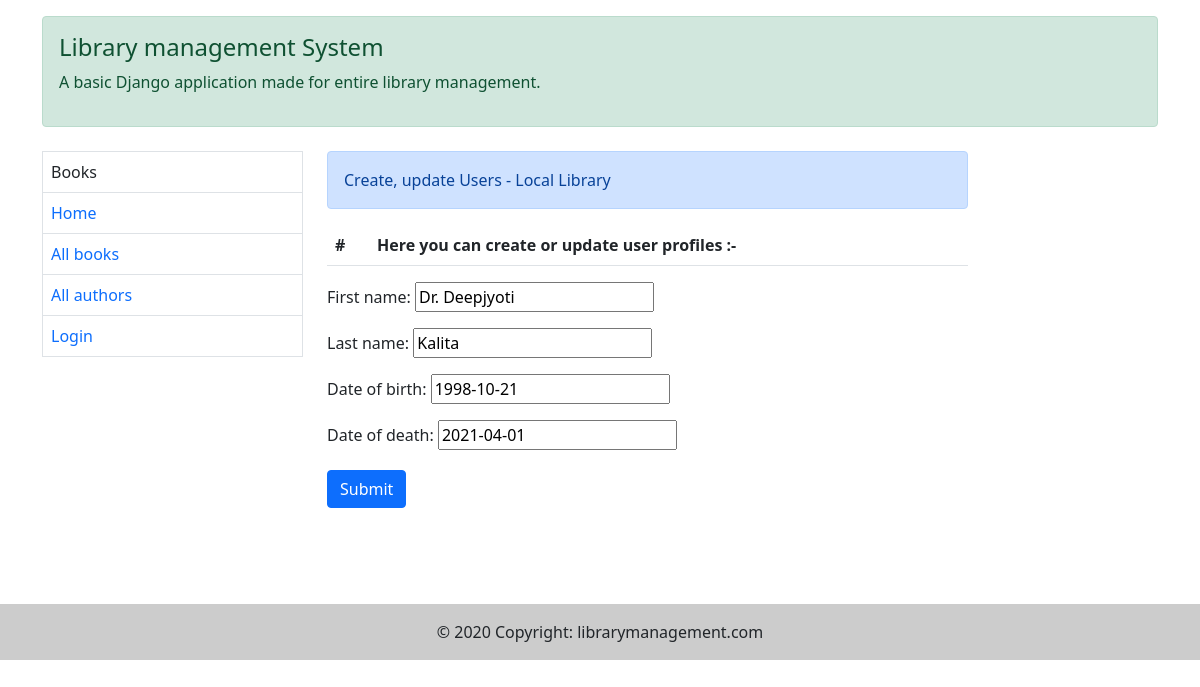
Page /catalog/author/1/update/ on the earlier database version.
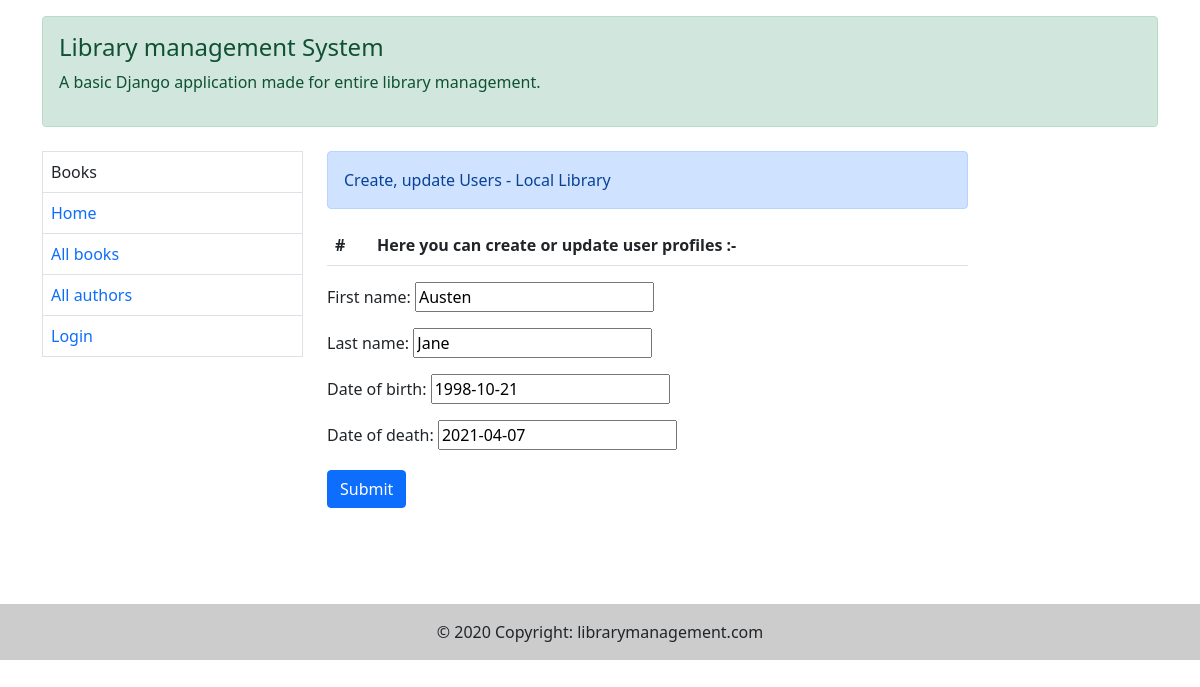
Same page on the later database version.
### catalog/models.py (models this page shows, shortened)
class Author(models.Model):
    first_name = models.CharField(max_length=100)
    last_name = models.CharField(max_length=100)
    date_of_birth = models.DateField(null=True, blank=True)
    date_of_death = models.DateField('Date of death', null=True, blank=True)
    class Meta:
        ordering = ['last_name', 'first_name']

### catalog/views.py (the view)
# urls.py: path('author/<int:pk>/update/', views.AuthorUpdate.as_view(), name="author-update"),
class AuthorUpdate(UpdateView):
    model = Author
    fields = '__all__'

### templates/catalog/author_form.html (shortened to what this page needs)
{% extends 'catalog/base.html' %}
{% load static %}
{% block body %}
    <div class="alert alert-primary" role="alert">
        Create, update Users - Local Library
    </div>
    <table class="table">
        <thead>
        <tr>
            <th scope="col">#</th>
            <th scope="col">Here you can create or update user profiles :-</th>
        </tr>
        </thead>
    </table>
        <form method="post" action="#">
            {{ form.as_p }}
            <input class="btn btn-primary mt-1" type="submit" value="Submit">
        </form>
    <br><br><br><br>
{% endblock %}

Differences in the rows shown:
changed Author: first_name "Dr. Deepjyoti" → "Austen"; last_name "Kalita" → "Jane"; date_of_death "2021-04-01" → "2021-04-07"
